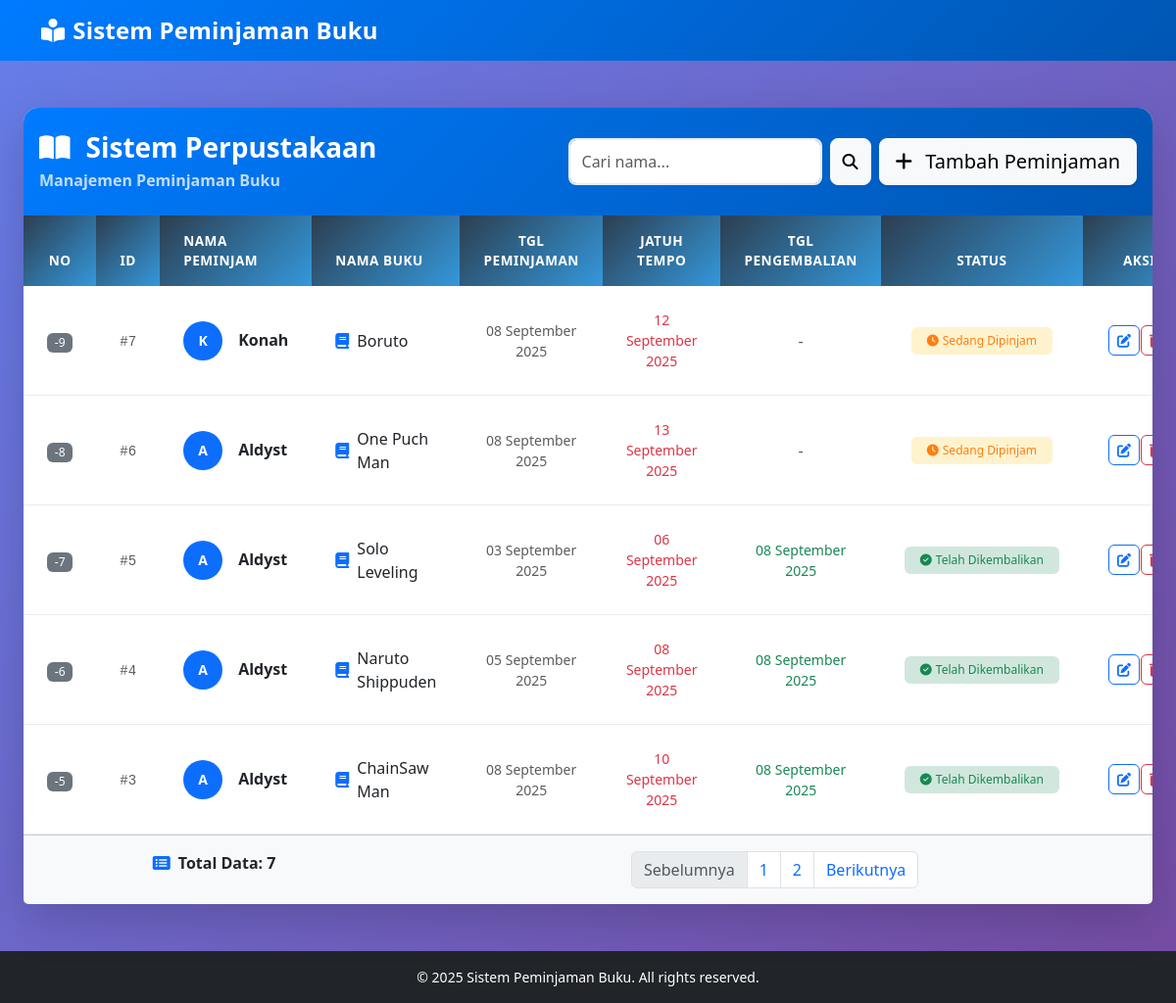
Page /?page=-1&search= on the committed database.
### tables this page shows
CREATE TABLE peminjaman (
            id INTEGER PRIMARY KEY AUTOINCREMENT,
            nama_peminjam TEXT NOT NULL,
            nama_buku TEXT NOT NULL,
            tanggal_peminjaman DATE NOT NULL,
            tanggal_pengembalian DATE
        , due_date DATE);

### app.py (the view)
@app.route('/')
def index():
    conn = get_db_connection()
    search = request.args.get('search', '').strip()
    page = request.args.get('page', 1, type=int)
    per_page = 5
    if search:
        like_query = f"%{search}%"
        total = conn.execute(
            "SELECT COUNT(*) FROM peminjaman WHERE nama_peminjam LIKE ?", (like_query,)
        ).fetchone()[0]
        peminjaman = conn.execute(
            "SELECT * FROM peminjaman WHERE nama_peminjam LIKE ? ORDER BY id DESC LIMIT ? OFFSET ?",
            (like_query, per_page, (page - 1) * per_page)
        ).fetchall()
    else:
        total = conn.execute("SELECT COUNT(*) FROM peminjaman").fetchone()[0]
        peminjaman = conn.execute(
            "SELECT * FROM peminjaman ORDER BY id DESC LIMIT ? OFFSET ?",
            (per_page, (page - 1) * per_page)
        ).fetchall()
    conn.close()
    total_pages = math.ceil(total / per_page)
    return render_template(
        'index.html',
        peminjaman=peminjaman,
        page=page,
        total_pages=total_pages,
        search=search,
        total=total
    )

### app.py (called while the page is built)
def get_db_connection():
    conn = sqlite3.connect('perpus.db')
    conn.row_factory = sqlite3.Row
    return conn

@app.context_processor
def inject_globals():
    return {
        'datetime': datetime,
        'today_str': datetime.now().strftime('%Y-%m-%d')
    }

@app.template_filter('indonesian_date')
def indonesian_date_filter(date_string):
    if not date_string:
        return '-'
    months = {
        'January': 'Januari', 'February': 'Februari', 'March': 'Maret',
        'April': 'April', 'May': 'Mei', 'June': 'Juni',
        'July': 'Juli', 'August': 'Agustus', 'September': 'September',
        'October': 'Oktober', 'November': 'November', 'December': 'Desember'
    }
    date_obj = datetime.strptime(date_string, '%Y-%m-%d')
    english_format = date_obj.strftime('%d %B %Y')
    for eng, ind in months.items():
        english_format = english_format.replace(eng, ind)
    return english_format

### templates/index.html (shortened to what this page needs)
{% extends "base.html" %}
{% block content %}
<div class="container-fluid py-4">
  <div class="row">
    <div class="col-12">
      <div class="card shadow-lg border-0">
        <div class="card-header bg-gradient-primary text-white py-4">
          <div class="d-flex justify-content-between align-items-center">
            <div>
              <h3 class="mb-1 fw-bold">
                <i class="fas fa-book-open me-3"></i>Sistem Perpustakaan
              </h3>
              <p class="mb-0 opacity-75">Manajemen Peminjaman Buku</p>
            </div>
            <div class="d-flex">
              <form class="d-flex me-2" method="get" action="{{ url_for('index') }}">
                <input type="text" class="form-control" name="search" placeholder="Cari nama..."
                       value="{{ search }}">
                <button class="btn btn-light ms-2" type="submit">
                  <i class="fas fa-search"></i>
                </button>
              </form>
              <a href="{{ url_for('tambah') }}" class="btn btn-light btn-lg shadow-sm">
                <i class="fas fa-plus me-2"></i> Tambah Peminjaman
              </a>
            </div>
          </div>
        </div>
        <div class="card-body p-0">
          {% if peminjaman %}
          <div class="table-responsive">
            <table class="table table-hover align-middle mb-0">
              <thead class="bg-light">
                <tr>
                  <th class="px-4 py-3 text-center" style="width: 60px;">No</th>
                  <th class="px-4 py-3 text-center" style="width: 60px;">ID</th>
                  <th class="px-4 py-3">Nama Peminjam</th>
                  <th class="px-4 py-3">Nama Buku</th>
                  <th class="px-4 py-3 text-center" style="width: 140px;">Tgl Peminjaman</th>
                  <th class="px-4 py-3 text-center" style="width: 140px;">Jatuh Tempo</th>
                  <th class="px-4 py-3 text-center" style="width: 140px;">Tgl Pengembalian</th>
                  <th class="px-4 py-3 text-center" style="width: 120px;">Status</th>
                  <th class="px-4 py-3 text-center" style="width: 120px;">Aksi</th>
                </tr>
              </thead>
              <tbody>
                {% for item in peminjaman %}
                <tr class="border-bottom">
                  <td class="px-4 py-4 text-center">
                    <span class="badge bg-secondary">{{ loop.index + ((page-1) * 5) }}</span>
                  </td>
                  <td class="px-4 py-4 text-center">
                    <small class="text-muted fw-mono">#{{ item.id }}</small>
                  </td>
                  <td class="px-4 py-4">
                    <div class="d-flex align-items-center">
                      <div class="avatar-circle bg-primary text-white me-3">
                        {{ item.nama_peminjam[0].upper() }}
                      </div>
                      <div>
                        <h6 class="mb-0 fw-semibold">{{ item.nama_peminjam }}</h6>
                      </div>
                    </div>
                  </td>
                  <td class="px-4 py-4">
                    <div class="d-flex align-items-center">
                      <i class="fas fa-book text-primary me-2"></i>
                      <span class="fw-medium">{{ item.nama_buku }}</span>
                    </div>
                  </td>
                  <td class="px-4 py-4 text-center">
                    <small class="text-muted d-block">
                      {{ item.tanggal_peminjaman | indonesian_date }}
                    </small>
                  </td>
                  <td class="px-4 py-4 text-center">
                    {% if item.due_date %}
                      <small class="text-danger d-block">
                        {{ item.due_date | indonesian_date }}
                      </small>
                    {% else %}
                      <span class="text-muted">-</span>
                    {% endif %}
                  </td>
                  <td class="px-4 py-4 text-center">
                    {% if item.tanggal_pengembalian %}
                      <small class="text-success d-block">
                        {{ item.tanggal_pengembalian | indonesian_date }}
                      </small>
                    {% else %}
                      <span class="text-muted">-</span>
                    {% endif %}
                  </td>
                  <td class="px-4 py-4 text-center">
                    {% if item.tanggal_pengembalian %}
                      <span class="badge bg-success-subtle text-success px-3 py-2">
                        <i class="fas fa-check-circle me-1"></i>Telah Dikembalikan
                      </span>
                    {% else %}
                      {% if item.due_date and datetime.now().strftime('%Y-%m-%d') > item.due_date %}
                        <span class="badge bg-danger-subtle text-danger px-3 py-2">
                          <i class="fas fa-exclamation-triangle me-1"></i>Terlambat
                        </span>
                      {% else %}
                        <span class="badge bg-warning-subtle text-warning px-3 py-2">
                          <i class="fas fa-clock me-1"></i>Sedang Dipinjam
                        </span>
                      {% endif %}
                    {% endif %}
                  </td>
                  <td class="px-4 py-4">
                    <div class="btn-group" role="group">
                      <a href="{{ url_for('edit', id=item.id) }}"
                         class="btn btn-sm btn-outline-primary"
                         data-bs-toggle="tooltip"
                         data-bs-placement="top"
                         title="Edit Data">
                        <i class="fas fa-edit"></i>
                      </a>
                      <button onclick="confirmDelete({{ item.id }}, '{{ item.nama_peminjam }}')"
                              class="btn btn-sm btn-outline-danger"
                              data-bs-toggle="tooltip"
                              data-bs-placement="top"
                              title="Hapus Data">
                        <i class="fas fa-trash-alt"></i>
                      </button>
                    </div>
                  </td>
                </tr>
                {% endfor %}
              </tbody>
            </table>
          </div>
          <div class="card-footer bg-light py-3">
            <div class="row text-center">
              <div class="col-md-4">
                <div class="d-flex align-items-center justify-content-center">
                  <i class="fas fa-list-alt text-primary me-2"></i>
                  <span class="fw-semibold">Total Data: {{ total }}</span>
                </div>
              </div>
              <div class="col-md-8">
                {% if total_pages > 1 %}
                <nav>
                  <ul class="pagination justify-content-center mb-0">
                    <li class="page-item {% if page <= 1 %}disabled{% endif %}">
                      <a class="page-link" href="{{ url_for('index', page=page-1, search=search) }}">Sebelumnya</a>
                    </li>
                    {% for p in range(1, total_pages+1) %}
                      <li class="page-item {% if p == page %}active{% endif %}">
                        <a class="page-link" href="{{ url_for('index', page=p, search=search) }}">{{ p }}</a>
                      </li>
                    {% endfor %}
                    <li class="page-item {% if page >= total_pages %}disabled{% endif %}">
                      <a class="page-link" href="{{ url_for('index', page=page+1, search=search) }}">Berikutnya</a>
                    </li>
                  </ul>
                </nav>
                {% endif %}
              </div>
            </div>
          </div>
          {% endif %}
        </div>
      </div>
    </div>
  </div>
</div>
{% endblock %}

### static/css/style.css (style rules this page uses)
:root { --primary-color: #2c3e50; --secondary-color: #3498db; --success-color: #27ae60; --warning-color: #f39c12; --danger-color: #e74c3c; --light-color: #ecf0f1; --dark-color: #2c3e50; }
body { font-family: 'Segoe UI', Tahoma, Geneva, Verdana, sans-serif; background: linear-gradient(135deg, #667eea 0%, #764ba2 100%); min-height: 100vh; }
.card { border: none; border-radius: 15px; box-shadow: 0 10px 30px rgba(0, 0, 0, 0.1); backdrop-filter: blur(10px); background: rgba(255, 255, 255, 0.95); }
.card-header { border-radius: 15px 15px 0 0 !important; border: none; font-weight: 600; }
.btn { border-radius: 8px; font-weight: 500; transition: all 0.3s ease; }
.table th { background: linear-gradient(135deg, var(--primary-color), var(--secondary-color)); color: white; font-weight: 600; border: none; }
.table td { vertical-align: middle; border-color: #e9ecef; }
.form-control { border-radius: 8px; border: 2px solid #e9ecef; transition: all 0.3s ease; }
.card { animation: fadeIn 0.6s ease; }

### templates/base.html (style rules this page uses)
:root { --brand-primary: #007bff; --brand-primary-dark: #0056b3; --text-success: #198754; --text-warning: #fd7e14; }
.bg-gradient-primary { background: linear-gradient(135deg, var(--brand-primary), var(--brand-primary-dark)); }
.shadow-lg { box-shadow: 0 1rem 3rem rgba(0,0,0,.175) !important; }
.fw-mono { font-family: 'Courier New', monospace; }
.avatar-circle { width: 40px; height: 40px; border-radius: 50%; display: inline-flex; align-items: center; justify-content: center; font-weight: 700; font-size: 14px; }
.bg-success-subtle { background-color: #d1e7dd; }
.bg-warning-subtle { background-color: #fff3cd; }
.text-success { color: var(--text-success) !important; }
.text-warning { color: var(--text-warning) !important; }
body, html { height: 100%; }
.table th { font-weight: 600; font-size: .85rem; text-transform: uppercase; letter-spacing: .5px; border: none; }
.table td { border-color: #e9ecef; vertical-align: middle; }

### templates/index.html (style rules this page uses)
.bg-gradient-primary { background: linear-gradient(135deg, #007bff, #0056b3); }
.avatar-circle { width: 40px; height: 40px; border-radius: 50%; display: flex; align-items: center; justify-content: center; font-weight: bold; font-size: 14px; }
.fw-mono { font-family: 'Courier New', monospace; }
.table th { font-weight: 600; font-size: 0.85rem; text-transform: uppercase; letter-spacing: 0.5px; border: none; }
.table td { border-color: #e9ecef; vertical-align: middle; }
.btn-group .btn { border-radius: 6px !important; margin: 0 2px; }
.badge { font-size: 0.75rem; font-weight: 500; }
.bg-success-subtle { background-color: #d1e7dd; }
.bg-warning-subtle { background-color: #fff3cd; }
.text-success { color: #198754 !important; }
.text-warning { color: #fd7e14 !important; }
.text-danger { color: #dc3545 !important; }
.shadow-lg { box-shadow: 0 1rem 3rem rgba(0,0,0,.175) !important; }

### rows in the picture
peminjaman: id "7", nama_peminjam "K", nama_peminjam "Konah", nama_buku "Boruto", tanggal_peminjaman|indonesian_date "08 September 2025", due_date|indonesian_date "12 September 2025", shows "Sedang Dipinjam"
peminjaman: id "6", nama_peminjam "A", nama_peminjam "Aldyst", nama_buku "One Puch Man", tanggal_peminjaman|indonesian_date "08 September 2025", due_date|indonesian_date "13 September 2025", shows "Sedang Dipinjam"
peminjaman: id "5", nama_peminjam "A", nama_peminjam "Aldyst", nama_buku "Solo Leveling", tanggal_peminjaman|indonesian_date "03 September 2025", due_date|indonesian_date "06 September 2025", tanggal_pengembalian|indonesian_date "08 September 2025", shows "Telah Dikembalikan"
peminjaman: id "4", nama_peminjam "A", nama_peminjam "Aldyst", nama_buku "Naruto Shippuden", tanggal_peminjaman|indonesian_date "05 September 2025", due_date|indonesian_date "08 September 2025", tanggal_pengembalian|indonesian_date "08 September 2025", shows "Telah Dikembalikan"
peminjaman: id "3", nama_peminjam "A", nama_peminjam "Aldyst", nama_buku "ChainSaw Man", tanggal_peminjaman|indonesian_date "08 September 2025", due_date|indonesian_date "10 September 2025", tanggal_pengembalian|indonesian_date "08 September 2025", shows "Telah Dikembalikan"

### other values in the picture
{{ total }} "7"
{{ p }} "1" "2"
{{ 2025 }} "2025"
